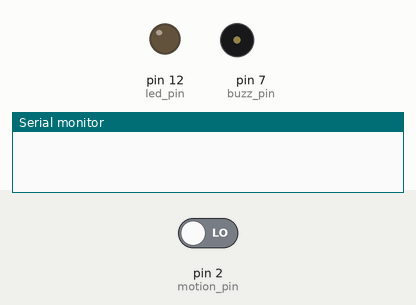
This sketch was run on a simulated Arduino Uno, built with avr-gcc and run on an emulated ATmega328P. On the bench: output pins drawn as LEDs (lit = HIGH), buzzer (waves = sounding), the last lines printed to the serial monitor. The test bench sets the inputs (shaded band); at power-on: pin 2 (motion_pin) LOW.

Above: at 1.2 s.
1.3 s: pin 2 (motion_pin) driven HIGH
At 1.9 s:
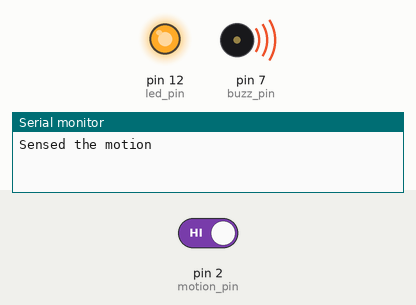
2.8 s: pin 2 (motion_pin) driven LOW
At 3.1 s:
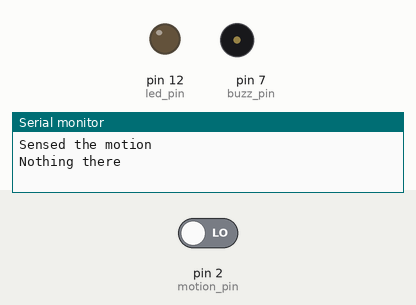
Timing chart, 0 to 5.8 s (numbered marks = the images above; inputs shaded):
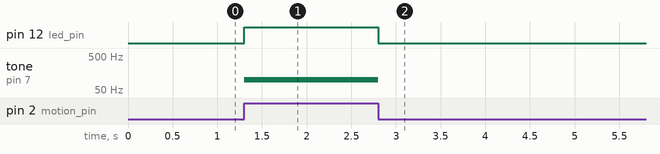

Measured:
- after the input at 1.3 s, pin 12 (led_pin): LOW → HIGH at once; tone on pin 7 (buzz_pin): silent → 100 Hz at once
- after the input at 2.8 s, pin 12 (led_pin): HIGH → LOW at once; tone on pin 7 (buzz_pin): 100 Hz → silent at once

The sketch:

task1.1P.ino
```cpp
// C++ code
//


const int motion_pin = 2;                //setting up the pins for the sensors
const int led_pin = 12;
const int buzz_pin = 7;

void setup()
{

  pinMode(led_pin, OUTPUT);            //setting up the output/input pins for the sensors
  pinMode(buzz_pin, OUTPUT);
  //pinMode(motion_pin, INPUT_PULLUP);

  attachInterrupt(digitalPinToInterrupt(motion_pin), isr, CHANGE);  //change used for intrupting whenever the pin changes value
  Serial.begin(9600);
}

void loop()
{
  //nothing here
}


void isr()
{
  	if (digitalRead(motion_pin) == HIGH) //if motion is sensed, we see the led light and hear the buzzer
    {
    									//turning the LED on and buzzer sounds
    digitalWrite(led_pin, HIGH);
    tone(buzz_pin, 100);
    Serial.println("Sensed the motion");
  }
  else
  {
    digitalWrite(led_pin, LOW);     //if motion is not sensed, we turn off the led light and the buzzer
    noTone(buzz_pin);
    Serial.println("Nothing there");   //output on the serial monitor
  }

}
```
